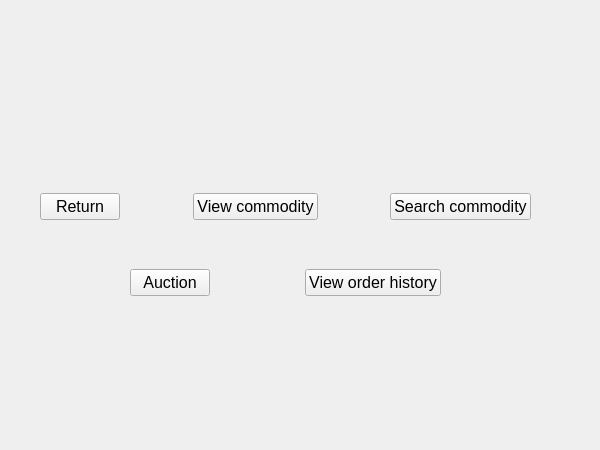
<?xml version="1.0" encoding="UTF-8"?>
<ui version="4.0">
 <class>buyerWidget</class>
 <widget class="QWidget" name="buyerWidget">
  <property name="geometry">
   <rect>
    <x>0</x>
    <y>0</y>
    <width>600</width>
    <height>450</height>
   </rect>
  </property>
  <property name="minimumSize">
   <size>
    <width>600</width>
    <height>450</height>
   </size>
  </property>
  <property name="maximumSize">
   <size>
    <width>600</width>
    <height>450</height>
   </size>
  </property>
  <property name="windowTitle">
   <string>Buyer</string>
  </property>
  <widget class="QLabel" name="label">
   <property name="geometry">
    <rect>
     <x>50</x>
     <y>80</y>
     <width>451</width>
     <height>21</height>
    </rect>
   </property>
   <property name="font">
    <font>
     <pointsize>14</pointsize>
    </font>
   </property>
   <property name="text">
    <string/>
   </property>
  </widget>
  <widget class="QWidget" name="layoutWidget">
   <property name="geometry">
    <rect>
     <x>40</x>
     <y>150</y>
     <width>491</width>
     <height>191</height>
    </rect>
   </property>
   <layout class="QVBoxLayout" name="verticalLayout">
    <item>
     <layout class="QHBoxLayout" name="horizontalLayout">
      <item>
       <widget class="QPushButton" name="returnButton">
        <property name="font">
         <font>
          <pointsize>12</pointsize>
         </font>
        </property>
        <property name="text">
         <string>Return</string>
        </property>
       </widget>
      </item>
      <item>
       <spacer name="horizontalSpacer">
        <property name="orientation">
         <enum>Qt::Horizontal</enum>
        </property>
        <property name="sizeHint" stdset="0">
         <size>
          <width>40</width>
          <height>20</height>
         </size>
        </property>
       </spacer>
      </item>
      <item>
       <widget class="QPushButton" name="viewcommoButton">
        <property name="font">
         <font>
          <pointsize>12</pointsize>
         </font>
        </property>
        <property name="text">
         <string>View commodity</string>
        </property>
       </widget>
      </item>
      <item>
       <spacer name="horizontalSpacer_2">
        <property name="orientation">
         <enum>Qt::Horizontal</enum>
        </property>
        <property name="sizeHint" stdset="0">
         <size>
          <width>40</width>
          <height>20</height>
         </size>
        </property>
       </spacer>
      </item>
      <item>
       <widget class="QPushButton" name="srchcommoButton">
        <property name="font">
         <font>
          <pointsize>12</pointsize>
         </font>
        </property>
        <property name="text">
         <string>Search commodity</string>
        </property>
       </widget>
      </item>
     </layout>
    </item>
    <item>
     <layout class="QHBoxLayout" name="horizontalLayout_2">
      <item>
       <spacer name="horizontalSpacer_3">
        <property name="orientation">
         <enum>Qt::Horizontal</enum>
        </property>
        <property name="sizeHint" stdset="0">
         <size>
          <width>40</width>
          <height>20</height>
         </size>
        </property>
       </spacer>
      </item>
      <item>
       <widget class="QPushButton" name="auctionButton">
        <property name="font">
         <font>
          <pointsize>12</pointsize>
         </font>
        </property>
        <property name="text">
         <string>Auction</string>
        </property>
       </widget>
      </item>
      <item>
       <spacer name="horizontalSpacer_4">
        <property name="orientation">
         <enum>Qt::Horizontal</enum>
        </property>
        <property name="sizeHint" stdset="0">
         <size>
          <width>40</width>
          <height>20</height>
         </size>
        </property>
       </spacer>
      </item>
      <item>
       <widget class="QPushButton" name="vieworderButton">
        <property name="font">
         <font>
          <pointsize>12</pointsize>
         </font>
        </property>
        <property name="text">
         <string>View order history</string>
        </property>
       </widget>
      </item>
      <item>
       <spacer name="horizontalSpacer_5">
        <property name="orientation">
         <enum>Qt::Horizontal</enum>
        </property>
        <property name="sizeHint" stdset="0">
         <size>
          <width>40</width>
          <height>20</height>
         </size>
        </property>
       </spacer>
      </item>
     </layout>
    </item>
   </layout>
  </widget>
 </widget>
 <resources/>
 <connections/>
</ui>
